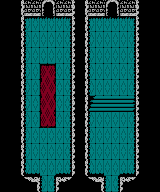

Below is a game level as drawn by its tile map, then a one-line description and the .tmx file that defines it, in full:
An orthogonal 20x12 tile map with 8x16 px tiles, 1 tile layer (Tile Layer 1), 3 tilesets.

<map version="1.10" tiledversion="1.11.2" orientation="orthogonal" renderorder="right-down" width="20" height="12" tilewidth="8" tileheight="16" infinite="0" nextlayerid="2" nextobjectid="1">
 <tileset firstgid="1" name="castle_stone" tilewidth="8" tileheight="16" tilecount="20" columns="20">
  <image source="../gfx/tiles/castle_stone.png" width="160" height="16" />
 </tileset>
 <tileset firstgid="21" name="castle_tile" tilewidth="8" tileheight="16" tilecount="15" columns="15">
  <image source="../gfx/tiles/castle_tile.png" width="120" height="16" />
 </tileset>
 <tileset firstgid="36" name="castle_carpet" tilewidth="8" tileheight="16" tilecount="11" columns="11">
  <image source="../gfx/tiles/castle_carpet.png" width="88" height="16" />
 </tileset>
 <layer id="1" name="Tile Layer 1" width="20" height="12">
  <data>
   <tile gid="9" />
   <tile gid="9" />
   <tile gid="4" />
   <tile gid="1" />
   <tile gid="1" />
   <tile gid="12" />
   <tile gid="13" />
   <tile gid="1" />
   <tile gid="1" />
   <tile gid="5" />
   <tile gid="4" />
   <tile gid="1" />
   <tile gid="1" />
   <tile gid="12" />
   <tile gid="13" />
   <tile gid="1" />
   <tile gid="1" />
   <tile gid="5" />
   <tile gid="9" />
   <tile gid="9" />
   <tile gid="9" />
   <tile gid="9" />
   <tile gid="4" />
   <tile gid="22" />
   <tile gid="23" />
   <tile gid="23" />
   <tile gid="23" />
   <tile gid="23" />
   <tile gid="24" />
   <tile gid="5" />
   <tile gid="4" />
   <tile gid="22" />
   <tile gid="23" />
   <tile gid="23" />
   <tile gid="23" />
   <tile gid="23" />
   <tile gid="24" />
   <tile gid="5" />
   <tile gid="9" />
   <tile gid="9" />
   <tile gid="9" />
   <tile gid="9" />
   <tile gid="4" />
   <tile gid="25" />
   <tile gid="21" />
   <tile gid="21" />
   <tile gid="21" />
   <tile gid="21" />
   <tile gid="26" />
   <tile gid="5" />
   <tile gid="4" />
   <tile gid="25" />
   <tile gid="21" />
   <tile gid="21" />
   <tile gid="21" />
   <tile gid="21" />
   <tile gid="26" />
   <tile gid="5" />
   <tile gid="9" />
   <tile gid="9" />
   <tile gid="9" />
   <tile gid="9" />
   <tile gid="4" />
   <tile gid="25" />
   <tile gid="21" />
   <tile gid="21" />
   <tile gid="21" />
   <tile gid="21" />
   <tile gid="26" />
   <tile gid="5" />
   <tile gid="4" />
   <tile gid="25" />
   <tile gid="21" />
   <tile gid="21" />
   <tile gid="21" />
   <tile gid="21" />
   <tile gid="26" />
   <tile gid="5" />
   <tile gid="9" />
   <tile gid="9" />
   <tile gid="9" />
   <tile gid="9" />
   <tile gid="4" />
   <tile gid="25" />
   <tile gid="21" />
   <tile gid="37" />
   <tile gid="39" />
   <tile gid="21" />
   <tile gid="26" />
   <tile gid="5" />
   <tile gid="4" />
   <tile gid="25" />
   <tile gid="21" />
   <tile gid="21" />
   <tile gid="21" />
   <tile gid="21" />
   <tile gid="26" />
   <tile gid="5" />
   <tile gid="9" />
   <tile gid="9" />
   <tile gid="9" />
   <tile gid="9" />
   <tile gid="4" />
   <tile gid="25" />
   <tile gid="21" />
   <tile gid="40" />
   <tile gid="41" />
   <tile gid="21" />
   <tile gid="26" />
   <tile gid="5" />
   <tile gid="4" />
   <tile gid="25" />
   <tile gid="21" />
   <tile gid="21" />
   <tile gid="21" />
   <tile gid="21" />
   <tile gid="26" />
   <tile gid="5" />
   <tile gid="9" />
   <tile gid="9" />
   <tile gid="9" />
   <tile gid="9" />
   <tile gid="4" />
   <tile gid="25" />
   <tile gid="21" />
   <tile gid="40" />
   <tile gid="41" />
   <tile gid="21" />
   <tile gid="26" />
   <tile gid="5" />
   <tile gid="4" />
   <tile gid="32" />
   <tile gid="33" />
   <tile gid="33" />
   <tile gid="33" />
   <tile gid="33" />
   <tile gid="34" />
   <tile gid="5" />
   <tile gid="9" />
   <tile gid="9" />
   <tile gid="9" />
   <tile gid="9" />
   <tile gid="4" />
   <tile gid="25" />
   <tile gid="21" />
   <tile gid="42" />
   <tile gid="44" />
   <tile gid="21" />
   <tile gid="26" />
   <tile gid="5" />
   <tile gid="4" />
   <tile gid="25" />
   <tile gid="21" />
   <tile gid="21" />
   <tile gid="21" />
   <tile gid="21" />
   <tile gid="26" />
   <tile gid="5" />
   <tile gid="9" />
   <tile gid="9" />
   <tile gid="9" />
   <tile gid="9" />
   <tile gid="4" />
   <tile gid="25" />
   <tile gid="21" />
   <tile gid="21" />
   <tile gid="21" />
   <tile gid="21" />
   <tile gid="26" />
   <tile gid="5" />
   <tile gid="4" />
   <tile gid="25" />
   <tile gid="21" />
   <tile gid="21" />
   <tile gid="21" />
   <tile gid="21" />
   <tile gid="26" />
   <tile gid="5" />
   <tile gid="9" />
   <tile gid="9" />
   <tile gid="9" />
   <tile gid="9" />
   <tile gid="4" />
   <tile gid="25" />
   <tile gid="21" />
   <tile gid="21" />
   <tile gid="21" />
   <tile gid="21" />
   <tile gid="26" />
   <tile gid="5" />
   <tile gid="4" />
   <tile gid="25" />
   <tile gid="21" />
   <tile gid="21" />
   <tile gid="21" />
   <tile gid="21" />
   <tile gid="26" />
   <tile gid="5" />
   <tile gid="9" />
   <tile gid="9" />
   <tile gid="9" />
   <tile gid="9" />
   <tile gid="4" />
   <tile gid="27" />
   <tile gid="28" />
   <tile gid="21" />
   <tile gid="21" />
   <tile gid="28" />
   <tile gid="29" />
   <tile gid="5" />
   <tile gid="4" />
   <tile gid="27" />
   <tile gid="28" />
   <tile gid="21" />
   <tile gid="21" />
   <tile gid="28" />
   <tile gid="29" />
   <tile gid="5" />
   <tile gid="9" />
   <tile gid="9" />
   <tile gid="9" />
   <tile gid="9" />
   <tile gid="9" />
   <tile gid="10" />
   <tile gid="8" />
   <tile gid="25" />
   <tile gid="26" />
   <tile gid="6" />
   <tile gid="11" />
   <tile gid="9" />
   <tile gid="9" />
   <tile gid="10" />
   <tile gid="8" />
   <tile gid="25" />
   <tile gid="26" />
   <tile gid="6" />
   <tile gid="11" />
   <tile gid="9" />
   <tile gid="9" />
   <tile gid="9" />
  </data>
 </layer>
</map>
